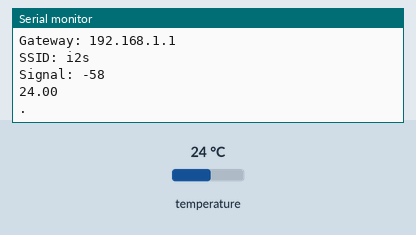
The sketch below on a simulated ESP8266 (NodeMCU). On the bench: the last lines printed to the serial monitor. The test bench sets the inputs (shaded band); at power-on: temperature 24 °C. WiFi joins after 1.5 s; servers stay silent unless stated.

Above: at 2.7 s.
2.8 s: temperature set to 12 °C
At 4.2 s:
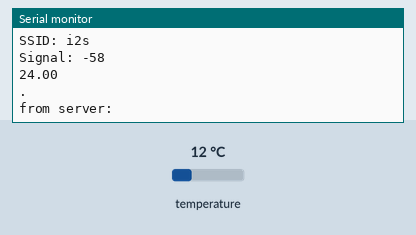
9.1 s: temperature set to 19 °C
At 12.7 s:
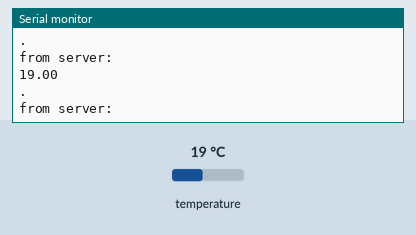
Timing chart, 0 to 14.2 s (numbered marks = the images above; inputs shaded):
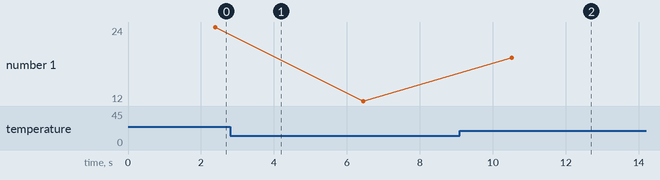

The sketch:

wifi_client_01.ino
```cpp
/*  Connects to the home WiFi network
 *  Asks some network parameters
 *  Sends and receives message from the server in every 2 seconds
 *  Communicates: wifi_server_01.ino
 */
#include <OneWire.h>
#include <ESP8266WiFi.h>
#include <DallasTemperature.h>

#define ONE_WIRE_BUS D1
float temp;
OneWire oneWire(ONE_WIRE_BUS);
DallasTemperature DS18B20(&oneWire);

char temperatureString[6];

//byte ledPin = 2;
char ssid[] = "i2s";           // SSID of your home WiFi
char pass[] = "123123123";            // password of your home WiFi

unsigned long askTimer = 0;

IPAddress server(192,168,43,201);       // the fix IP address of the server
WiFiClient client;

void setup() {
  Serial.begin(115200);               // only for debug
  WiFi.begin(ssid, pass);             // connects to the WiFi router
  while (WiFi.status() != WL_CONNECTED) {
    Serial.print(".");
    delay(500);
  }
  Serial.println("Connected to wifi");
  Serial.print("Status: "); Serial.println(WiFi.status());    // Network parameters
  Serial.print("IP: ");     Serial.println(WiFi.localIP());
  Serial.print("Subnet: "); Serial.println(WiFi.subnetMask());
  Serial.print("Gateway: "); Serial.println(WiFi.gatewayIP());
  Serial.print("SSID: "); Serial.println(WiFi.SSID());
  Serial.print("Signal: "); Serial.println(WiFi.RSSI());
  //pinMode(ledPin, OUTPUT);
  DS18B20.begin();
}

float getTemperature() {

  do {
    DS18B20.requestTemperatures();
    temp = DS18B20.getTempCByIndex(0);
    delay(100);
  } while (temp == 85.0 || temp == (-127.0));
  return temp;
}

void loop () {

   float temperature = getTemperature();

  dtostrf(temperature, 2, 2, temperatureString);
  // send temperature to the serial console
  Serial.println(temperatureString);


  client.connect(server, 80);   // Connection to the server
  //digitalWrite(ledPin, LOW);    // to show the communication only (inverted logic)
  Serial.println(".");
  client.println(temperatureString);  // sends the message to the server
  String answer = client.readStringUntil('\r');   // receives the answer from the sever
  Serial.println("from server: " + answer);
  client.flush();
  //digitalWrite(ledPin, HIGH);
  delay(2000);                  // client will trigger the communication after two seconds
}
```

Measured:
- after the input at 9.1 s, the serial monitor: prints a new line after 1.4 s (image 2)
- plotted number 1: 24 → 12 after the input at 2.8 s, 12 → 19 after the input at 9.1 s
